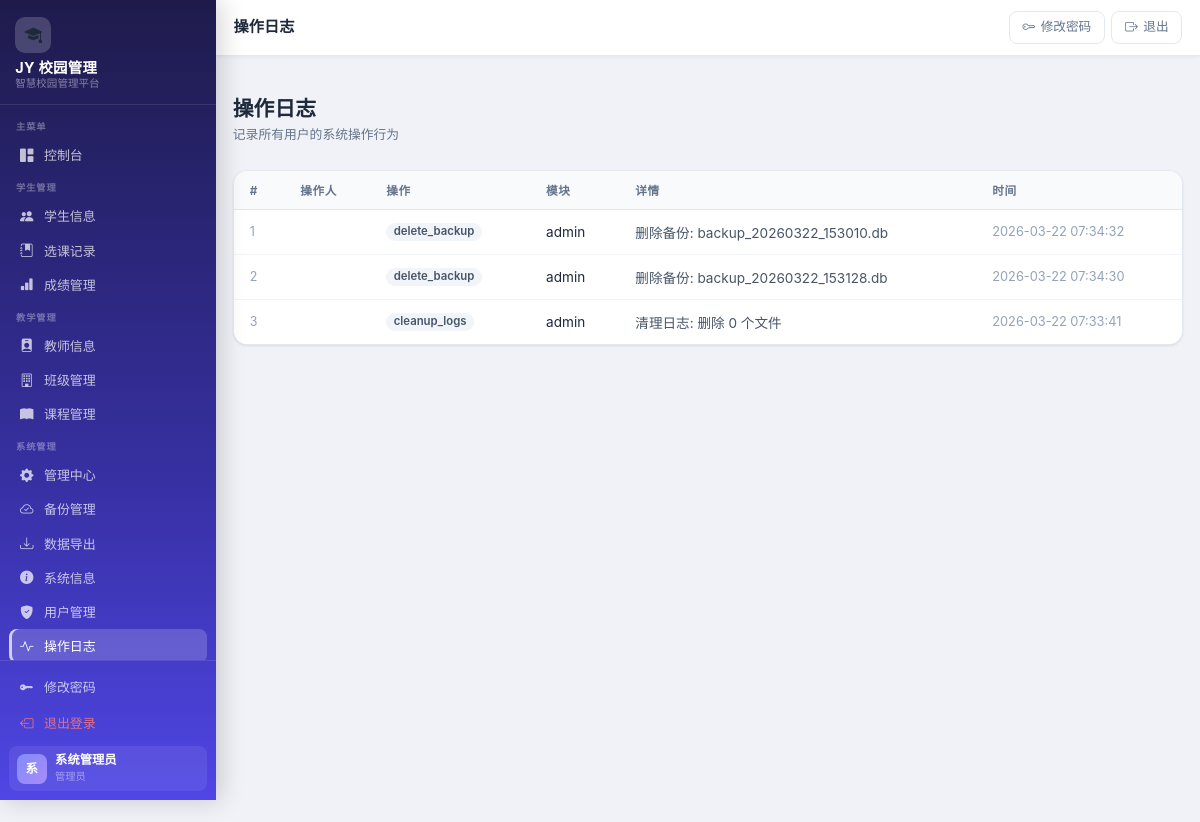
/ops-log (signed in), run on an earlier commit of the app's database.
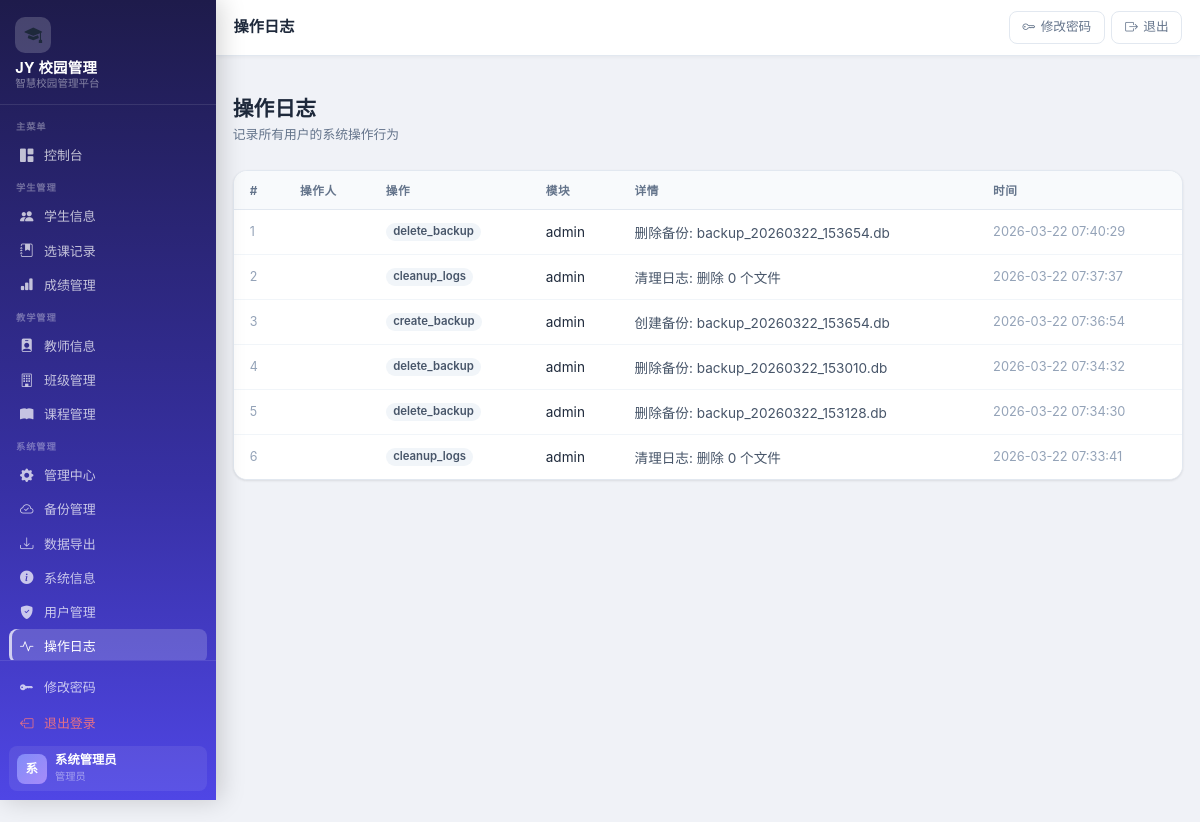
And on a later commit of the database.
### app.py (models this page shows, shortened)
class User(db.Model):
    __tablename__ = "users"
    id = db.Column(db.Integer, primary_key=True)
    username = db.Column(db.String(50), unique=True, nullable=False)
    password = db.Column(db.String(255), nullable=False)
    full_name = db.Column(db.String(100), nullable=False)
    role = db.Column(db.String(20), nullable=False, default="student")  # admin, teacher, student
    email = db.Column(db.String(100))
    phone = db.Column(db.String(20))
    is_active = db.Column(db.Boolean, default=True)
    created_at = db.Column(db.DateTime, default=datetime.utcnow)
    updated_at = db.Column(db.DateTime, default=datetime.utcnow, onupdate=datetime.utcnow)

class OperationLog(db.Model):
    __tablename__ = "operation_logs"
    id = db.Column(db.Integer, primary_key=True)
    user_id = db.Column(db.Integer, db.ForeignKey("users.id"))
    action = db.Column(db.String(100), nullable=False)
    module = db.Column(db.String(50))  # 模块名 student, course, score
    record_id = db.Column(db.Integer)
    details = db.Column(db.Text)
    created_at = db.Column(db.DateTime, default=datetime.utcnow)
    updated_at = db.Column(db.DateTime, default=datetime.utcnow, onupdate=datetime.utcnow)

### app.py (the view)
@app.route("/ops-log")
@role_required("admin")
def list_ops_log():
    logs = OperationLog.query.order_by(OperationLog.created_at.desc()).limit(500).all()
    return render_template("admin/logs.html", logs=logs)

### app.py (called while the page is built)
def role_required(*roles):
    def decorator(f):
        @wraps(f)
        def decorated_function(*args, **kwargs):
            if "user_id" not in session:
                flash("请先登录", "warning")
                return redirect(url_for("login"))
            user = User.query.get(session.get("user_id"))
            if user.role not in roles:
                flash("权限不足", "danger")
                return redirect(url_for("dashboard"))
            return f(*args, **kwargs)
        return decorated_function
    return decorator

### templates/admin/logs.html (shortened to what this page needs)
﻿{% extends "base.html" %}
{% block page_title %}操作日志{% endblock %}
{% block content %}
<div class="page-header">
  <div>
    <h1 class="page-title">操作日志</h1>
    <p class="page-subtitle">记录所有用户的系统操作行为</p>
  </div>
</div>
<div class="table-card">
  <div class="table-responsive">
    <table class="table">
      <thead>
        <tr>
          <th>#</th>
          <th>操作人</th>
          <th>操作</th>
          <th>模块</th>
          <th>详情</th>
          <th>时间</th>
        </tr>
      </thead>
      <tbody>
        {% if logs %}
        {% for log in logs %}
        <tr>
          <td style="color:#94a3b8;font-size:.78rem">{{ loop.index }}</td>
          <td class="fw-semibold">{{ log.user.full_name if log.user else '' }}</td>
          <td>
            {% if log.action == 'create' %}
            <span class="badge badge-success">新增</span>
            {% elif log.action == 'update' %}
            <span class="badge badge-info">修改</span>
            {% elif log.action == 'delete' %}
            <span class="badge badge-danger">删除</span>
            {% else %}
            <span class="badge badge-secondary">{{ log.action }}</span>
            {% endif %}
          </td>
          <td>{{ log.module or '' }}</td>
          <td style="color:#475569">{{ log.details or '' }}</td>
          <td style="color:#94a3b8;font-size:.8rem">{{ log.created_at.strftime('%Y-%m-%d %H:%M:%S') if log.created_at else '' }}</td>
        </tr>
        {% endfor %}
        {% endif %}
      </tbody>
    </table>
  </div>
</div>
{% endblock %}

### templates/base.html (shortened to what this page needs)
﻿<!DOCTYPE html>
<html lang="zh-CN">
<head>
  <link href="https://cdn.jsdelivr.net/npm/bootstrap@5.3.3/dist/css/bootstrap.min.css" rel="stylesheet">
  <link rel="stylesheet" href="https://cdn.jsdelivr.net/npm/bootstrap-icons@1.11.0/font/bootstrap-icons.css">
  <link rel="stylesheet" href="{{ url_for('static', filename='style.css') }}">
</head>
<body>
{% if 'user_id' in session %}
<aside class="sidebar" id="sidebar">
  <div class="sidebar-brand">
    <div class="brand-logo"><i class="bi bi-mortarboard-fill"></i></div>
    <div class="brand-name">JY 校园管理</div>
    <div class="brand-sub">智慧校园管理平台</div>
  </div>
  <nav class="sidebar-nav">
    <div class="sidebar-section">
      <div class="sidebar-section-label">主菜单</div>
      <a class="sidebar-link {% if request.endpoint == 'dashboard' %}active{% endif %}"
         href="{{ url_for('dashboard') }}">
        <i class="bi bi-grid-1x2-fill nav-icon"></i> 控制台
      </a>
    </div>
    <div class="sidebar-section">
      <div class="sidebar-section-label">学生管理</div>
      <a class="sidebar-link {% if 'student' in (request.endpoint or '') and 'score' not in (request.endpoint or '') %}active{% endif %}"
         href="{{ url_for('list_students') }}">
        <i class="bi bi-people-fill nav-icon"></i> 学生信息
      </a>
      {% if session.role in ['admin', 'teacher'] %}
      <a class="sidebar-link {% if 'enrollment' in (request.endpoint or '') %}active{% endif %}"
         href="{{ url_for('list_enrollments') }}">
        <i class="bi bi-journal-bookmark-fill nav-icon"></i> 选课记录
      </a>
      {% endif %}
      <a class="sidebar-link {% if 'score' in (request.endpoint or '') %}active{% endif %}"
         href="{{ url_for('list_scores') }}">
        <i class="bi bi-bar-chart-fill nav-icon"></i> 成绩管理
      </a>
    </div>
    {% if session.role in ['admin', 'teacher'] %}
    <div class="sidebar-section">
      <div class="sidebar-section-label">教学管理</div>
      <a class="sidebar-link {% if 'teacher' in (request.endpoint or '') %}active{% endif %}"
         href="{{ url_for('list_teachers') }}">
        <i class="bi bi-person-badge-fill nav-icon"></i> 教师信息
      </a>
      <a class="sidebar-link {% if 'class' in (request.endpoint or '') %}active{% endif %}"
         href="{{ url_for('list_classes') }}">
        <i class="bi bi-building nav-icon"></i> 班级管理
      </a>
      <a class="sidebar-link {% if 'course' in (request.endpoint or '') %}active{% endif %}"
         href="{{ url_for('list_courses') }}">
        <i class="bi bi-book-fill nav-icon"></i> 课程管理
      </a>
    </div>
    {% endif %}
    {% if session.role == 'admin' %}
    <div class="sidebar-section">
      <div class="sidebar-section-label">系统管理</div>
      <a class="sidebar-link {% if request.endpoint == 'admin_index' %}active{% endif %}"
         href="{{ url_for('admin_index') }}">
        <i class="bi bi-gear-fill nav-icon"></i> 管理中心
      </a>
      <a class="sidebar-link {% if request.endpoint == 'admin_backup_list' %}active{% endif %}"
         href="{{ url_for('admin_backup_list') }}">
        <i class="bi bi-cloud-check nav-icon"></i> 备份管理
      </a>
      <a class="sidebar-link {% if request.endpoint == 'admin_data' %}active{% endif %}"
         href="{{ url_for('admin_data') }}">
        <i class="bi bi-download nav-icon"></i> 数据导出
      </a>
      <a class="sidebar-link {% if request.endpoint == 'admin_system_info' %}active{% endif %}"
         href="{{ url_for('admin_system_info') }}">
        <i class="bi bi-info-circle-fill nav-icon"></i> 系统信息
      </a>
      <a class="sidebar-link {% if 'user' in (request.endpoint or '') %}active{% endif %}"
         href="{{ url_for('list_users') }}">
        <i class="bi bi-shield-fill-check nav-icon"></i> 用户管理
      </a>
      <a class="sidebar-link {% if request.endpoint == 'list_ops_log' %}active{% endif %}"
         href="{{ url_for('list_ops_log') }}">
        <i class="bi bi-activity nav-icon"></i> 操作日志
      </a>
    </div>
    {% endif %}
  </nav>
  <div class="sidebar-footer">
    <a href="{{ url_for('change_password') }}" class="sidebar-link" style="margin-bottom:.15rem">
      <i class="bi bi-key-fill nav-icon"></i> 修改密码
    </a>
    <a href="{{ url_for('logout') }}" class="sidebar-link" style="color:rgba(255,120,120,.85)">
      <i class="bi bi-box-arrow-left nav-icon"></i> 退出登录
    </a>
    <div class="sidebar-user">
      <div class="sidebar-user-avatar">{{ (session.full_name or session.username or '?')[0] | upper }}</div>
      <div class="sidebar-user-info">
        <div class="u-name">{{ session.full_name or session.username }}</div>
        <div class="u-role">
          {% if session.role == 'admin' %}管理员
          {% elif session.role == 'teacher' %}教师
          {% else %}学生{% endif %}
        </div>
      </div>
    </div>
  </div>
</aside>
<header class="topbar">
  <div class="topbar-title">{% block page_title %}{% endblock %}</div>
  <div class="topbar-actions">
    <a href="{{ url_for('change_password') }}" class="topbar-btn d-none d-md-inline-flex">
      <i class="bi bi-key"></i> 修改密码
    </a>
    <a href="{{ url_for('logout') }}" class="topbar-btn btn-exit">
      <i class="bi bi-box-arrow-right"></i> 退出
    </a>
  </div>
</header>
<main class="main-content">
  <div class="page-container">
{% else %}
<main>
{% endif %}
{% block content %}{% endblock %}
{% if 'user_id' in session %}
  </div>
</main>
{% else %}
</main>
{% endif %}
</body>
</html>

What changed in the data, as far as the page shows it:
added OperationLog: action "delete_backup", module "admin", details "删除备份: backup_20260322_153654.db", created_at "2026-03-22 07:40:29"
added OperationLog: action "cleanup_logs", module "admin", details "清理日志: 删除 0 个文件", created_at "2026-03-22 07:37:37"
added OperationLog: action "create_backup", module "admin", details "创建备份: backup_20260322_153654.db", created_at "2026-03-22 07:36:54"
